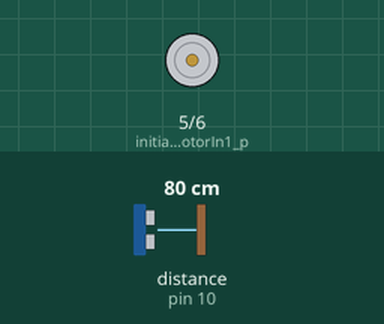
Simulated run of this sketch. Board: Arduino Leonardo, built with avr-gcc and run on an emulated ATmega32U4. Parts: motor-driver pin pairs drawn as motors (green arrow = first pin HIGH = forward, orange = second pin HIGH = backward, longer = more drive). Wiring (inferred from the names in the program): ultrasonic range finder: trigger pin 9; echo pin 10. The inputs (shaded band) are chosen by the test bench; at power-on: distance to the obstacle (sensor on pin 10) 80 cm. The echo pulse lasts 58.3 µs per cm; what the sketch prints to the serial monitor is not drawn.

Above: at 1.2 s.
1.3 s: distance to the obstacle (sensor on pin 10) set to 44 cm
2.8 s: distance to the obstacle (sensor on pin 10) set to 39 cm
At 4.1 s:
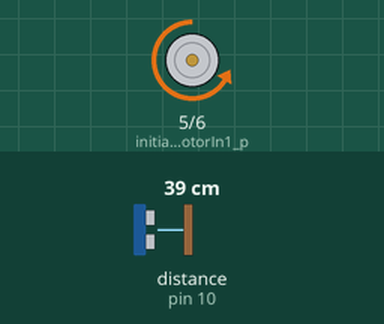
Timing chart, 0 to 5.8 s (numbered marks = the images above; inputs shaded):
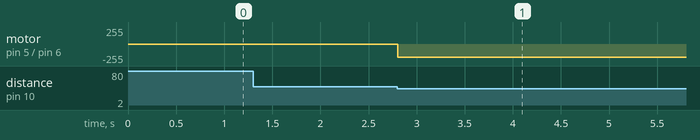

The sketch:

P01_v006.ino
```cpp
#include <Mouse.h>
//#include <Servo.h>
//Servo myservo;
const int trigpin= 9;
const int echopin= 10;
long duration;
int distance;
int check=0;
int pos = 0;
int gdistance[]={0,0,0,0,0,0,0,0,0,0};
int avedistance=0;
int index=0;

void setup()
{
  pinMode(trigpin,OUTPUT);
  pinMode(echopin,INPUT);
  Serial.begin(9600);
  pinMode(5,OUTPUT);  //initialize the motorIn1 pin as output
  pinMode(6,OUTPUT);  //initialize the motorIn2 pin as output
//  myservo.attach(6);

}
void loop()
{
  digitalWrite(trigpin,HIGH);
  delayMicroseconds(10);
  digitalWrite(trigpin,LOW);
  duration=pulseIn(echopin,HIGH);
  distance = duration*0.034/2;

  if ((distance>=30)&&(check>0)){
    check=check-1;
    }
  if((distance>0)&&(distance<30)){
    check=check+1;
    }
  if((distance==0)&&(check>10)){
    check=check-10;
  }

  Serial.println(distance);
//  if(index<10){
//    gdistance[index]=distance;
//    index=index+1;
//  }
//  if(index=10){
//    index=0;
//    gdistance[index]=distance;
//  }

//  avedistance=(gdistance[0]+gdistance[1]+gdistance[2]+gdistance[3]+gdistance[4]+gdistance[5]+gdistance[6]+gdistance[7]+gdistance[8]+gdistance[9])/10;
//  Serial.print(avedistance);
  if ((distance<=40)&&(distance>0)){
    counterclockwise(200);  //rotate clockwise
  }
  else{
  counterclockwise(0);  //rotate clockwise
  }

//  for (pos = 0; pos <= 180; pos += 1) { // goes from 0 degrees to 180 degrees
    // in steps of 1 degree
//    myservo.write(pos);              // tell servo to go to position in variable 'pos'
//    delay(15);                       // waits 15ms for the servo to reach the position
//  }
//  for (pos = 180; pos >= 0; pos -= 1) { // goes from 180 degrees to 0 degrees
//    myservo.write(pos);              // tell servo to go to position in variable 'pos'
//    delay(15);                       // waits 15ms for the servo to reach the position
//  }

}

void counterclockwise(int Speed){
  analogWrite(5,0);  //set the speed of motor
  analogWrite(6,Speed);  //stop the motorIn2 pin of motor
}
```

Measured:
- the behaviour switches between 42 and 41 cm on distance to the obstacle (sensor on pin 10) (found by bisection; images 0 and 1)
- after the input at 2.8 s, motor on pin 5 (initialize_the_motorIn1_p) / pin 6 (initialize_the_motorIn2_p): stopped → backward 200/255 at once
